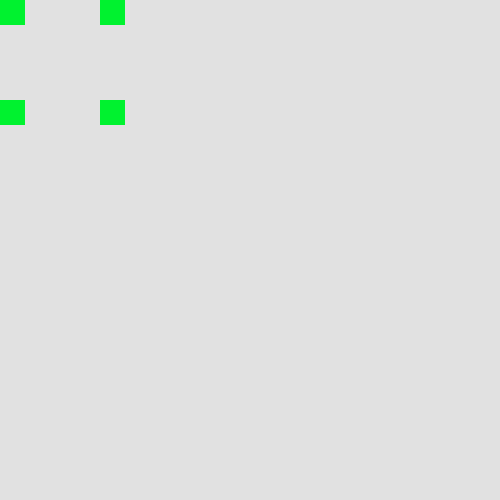
Frame 1 (no input)
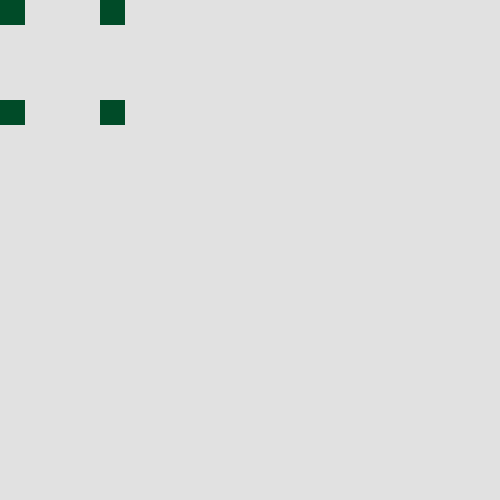
Frame 60 (the mouse pressed at the canvas centre just before this capture)
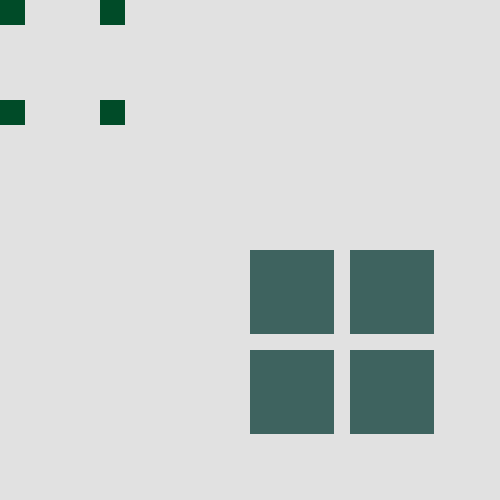
Frame 120 (the mouse held since frame 60 and released just before this capture)

The Processing sketch that drew these frames (run headless with seeded random() and noise(); from frame 60 on, the mouse is pressed at the canvas centre):

// Processing sketch: processing_90898
// ── processing_90898.pde

int x = 25;
int y = 25;
void setup(){                 //set up
  size(500, 500);
  noCursor();
  noStroke();
  background(225);
}

void draw(){
  shift();
  grow();
  
}

void square(){
  fill(mouseX/4, random(255), random(200));
  rect(mouseX, mouseY, x,  y);
  rect(mouseX + 100, mouseY + 100,  x,  y);
  rect(mouseX + 100, mouseY,  x,  y);
  rect(mouseX, mouseY + 100,  x,  y);
}

void shift(){              //shifting between square and circle
  if (keyPressed == true) {
    fill(255, random(222), random(248), random(40));
    ellipse(mouseX, mouseY,  x,  y + 10);
    ellipse(mouseX + 100, mouseY + 100,  x + 10,  y);
    ellipse(mouseX + 100, mouseY,  x,  y - 10);
    ellipse(mouseX, mouseY + 100,  x - 10,  y);
  } else {
    square();
   }
}

void grow(){
  if (mousePressed == true) {
      x ++;
      y ++;
  } else {
    shift ();
  }
}
    
